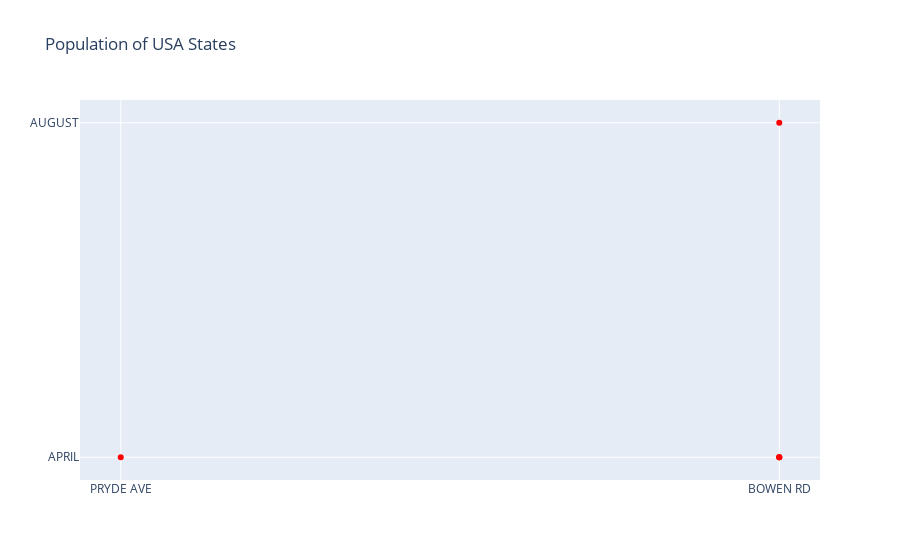

The notebook cell this image was saved under:
### Code cell
import plotly.graph_objects as go
import pandas as pd

data= pd.read_csv("ICBC_reported_crashes_Full_Data_data.csv", dtype={
    "Crash Breakdown 2": "string",
    "Date Of Loss Year": "string",
    "Animal Flag": "string",
    "Crash Severity": "string",
    "Cyclist Flag": "string",
    "Day Of Week": "string",
    "Derived Crash Congifuration" : "string",	
    "Intersection Crash": "string",
    "Month Of Year": "string",
    "Motorcycle Flag": "string",
    "Municipality Name (ifnull)": "string",
    "Parking Lot Flag": "string",
    "Pedestrian Flag": "string",
    "Region": "string",
    "Street Full Name (ifnull)": "string",
    "Time Category": "string",
    "Municipality Name": "string",
    "Road Location Description": "string",
    "Street Full Name": "string",
    "Total Crashes": "string"

})
#print(data.head())
data = data.head()
print(data['Month Of Year'][0])
#data = data.head().to_dict()

fig = go.Figure(data=go.Scatter(x=data['Street Full Name'],
                                y=data['Month Of Year'],
                                mode='markers',
                                marker_color='red'))
fig.update_layout(title='Population of USA States')
fig.show()

### Figure 1 — Plotly figure (JSON) as saved in the notebook; plotly's stock layout.template omitted (floating-point values rounded to 4 significant figures)
{"data": [{"marker": {"color": "red"}, "mode": "markers", "type": "scatter", "x": ["PRYDE AVE", "BOWEN RD", "BOWEN RD", "BOWEN RD", "BOWEN RD"], "y": ["APRIL", "APRIL", "APRIL", "APRIL", "AUGUST"]}], "layout": {"title": {"text": "Population of USA States"}}}
